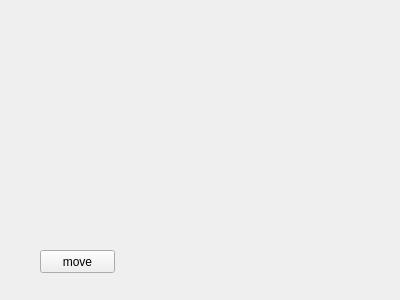
<?xml version="1.0" encoding="UTF-8"?>
<ui version="4.0">
 <class>Widget</class>
 <widget class="QWidget" name="Widget">
  <property name="geometry">
   <rect>
    <x>0</x>
    <y>0</y>
    <width>400</width>
    <height>300</height>
   </rect>
  </property>
  <property name="windowTitle">
   <string>Widget</string>
  </property>
  <widget class="QPushButton" name="pushButton">
   <property name="geometry">
    <rect>
     <x>40</x>
     <y>250</y>
     <width>75</width>
     <height>23</height>
    </rect>
   </property>
   <property name="text">
    <string>move</string>
   </property>
  </widget>
 </widget>
 <layoutdefault spacing="6" margin="11"/>
 <resources/>
 <connections/>
</ui>
